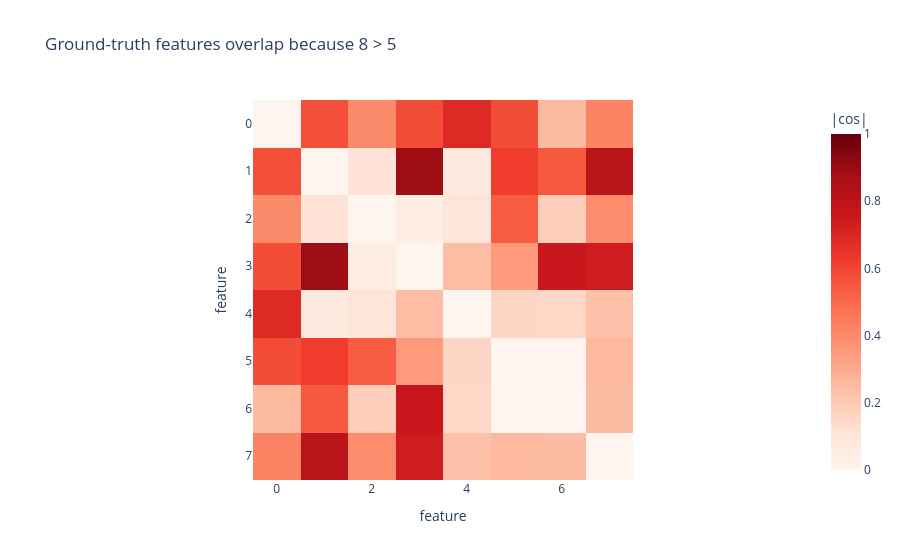

Here is the notebook cell this chart was saved with:
### Markdown cell above
## Why the features must interfere

Eight unit vectors in five dimensions cannot all be perpendicular — there isn't room.
So every feature partially overlaps others, and that overlap is the interference the
model tolerates in exchange for representing more things.

### Code cell
overlap = np.abs(data.true_features @ data.true_features.T)
np.fill_diagonal(overlap, 0)
print(f"largest |cosine| between two different true features: {overlap.max():.3f}")
print("(0.0 would mean perfectly separate; anything above 0 is interference)")

px.imshow(overlap, color_continuous_scale="Reds", zmin=0, zmax=1,
          labels=dict(x="feature", y="feature", color="|cos|"),
          title="Ground-truth features overlap because 8 > 5").show()

### Figure 1 — Plotly figure (JSON) as saved in the notebook; plotly's stock layout.template omitted (floating-point values rounded to 4 significant figures)
{"data": [{"coloraxis": "coloraxis", "hovertemplate": "feature: %{x}<br>feature: %{y}<br>|cos|: %{z}<extra></extra>", "name": "0", "type": "heatmap", "xaxis": "x", "yaxis": "y", "z": [[0.0, 0.573, 0.3965, 0.5794, 0.6875, 0.5809, 0.2523, 0.4209], [0.573, 0.0, 0.1076, 0.8872, 0.07186, 0.622, 0.5491, 0.8101], [0.3965, 0.1076, 0.0, 0.05459, 0.09779, 0.5349, 0.1862, 0.3938], [0.5794, 0.8872, 0.05459, 0.0, 0.2421, 0.3497, 0.7638, 0.7374], [0.6875, 0.07186, 0.09779, 0.2421, 0.0, 0.1614, 0.1547, 0.2311], [0.5809, 0.622, 0.5349, 0.3497, 0.1614, 0.0, 0.004584, 0.2551], [0.2523, 0.5491, 0.1862, 0.7638, 0.1547, 0.004584, 0.0, 0.246], [0.4209, 0.8101, 0.3938, 0.7374, 0.2311, 0.2551, 0.246, 0.0]]}], "layout": {"coloraxis": {"autocolorscale": false, "cmax": 1, "cmin": 0, "colorbar": {"title": {"text": "|cos|"}}, "colorscale": [[0, "rgb(255,245,240)"], [0.125, "rgb(254,224,210)"], [0.25, "rgb(252,187,161)"], [0.375, "rgb(252,146,114)"], [0.5, "rgb(251,106,74)"], [0.625, "rgb(239,59,44)"], [0.75, "rgb(203,24,29)"], [0.875, "rgb(165,15,21)"], [1, "rgb(103,0,13)"]]}, "title": {"text": "Ground-truth features overlap because 8 > 5"}, "xaxis": {"anchor": "y", "constrain": "domain", "domain": [0, 1], "scaleanchor": "y", "title": {"text": "feature"}}, "yaxis": {"anchor": "x", "autorange": "reversed", "constrain": "domain", "domain": [0, 1], "title": {"text": "feature"}}}}
